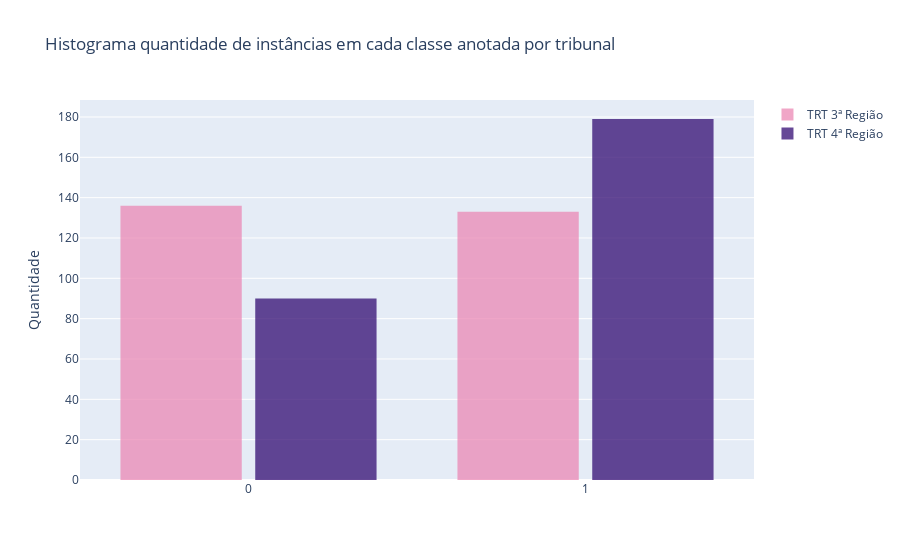

The cell this chart's notebook holds for it:
### Markdown cell above
## Analise das variáveis

### Code cell
import plotly.graph_objects as go
from plotly.offline import iplot

x_TRT3 = df_tudo[df_tudo["TRIBUNAL"] == "TRT3"]["ROTULO"]
x_TRT4 = df_tudo[df_tudo["TRIBUNAL"] == "TRT4"]["ROTULO"]

fig = go.Figure( )

fig.add_trace(go.Histogram(
    x=x_TRT3,
    name="TRT 3ª Região",
    marker_color='#EB89B5' ))
fig.add_trace(go.Histogram(
    x=x_TRT4,
    name="TRT 4ª Região",
    marker_color='#330C73' ))

# Overlay both histograms
fig.update_layout(
    title='Histograma quantidade de instâncias em cada classe anotada por tribunal',
    #xaxis_title_text='Label anotado',
    yaxis_title_text='Quantidade',
    bargap=0.2,
    bargroupgap=0.1
    )
# Reduce opacity to see both histograms
fig.update_traces(opacity=0.75)
fig.show()

### Figure 1 — Plotly figure (JSON) as saved in the notebook; plotly's stock layout.template omitted (floating-point values rounded to 4 significant figures; data arrays with more than 128 entries replaced by an {"elided": "..."} marker saying what was removed)
{"data": [{"marker": {"color": "#EB89B5"}, "name": "TRT 3ª Região", "opacity": 0.75, "type": "histogram", "x": {"elided": "269 int values"}}, {"marker": {"color": "#330C73"}, "name": "TRT 4ª Região", "opacity": 0.75, "type": "histogram", "x": {"elided": "269 int values"}}], "layout": {"bargap": 0.2, "bargroupgap": 0.1, "title": {"text": "Histograma quantidade de instâncias em cada classe anotada por tribunal"}, "yaxis": {"title": {"text": "Quantidade"}}}}
